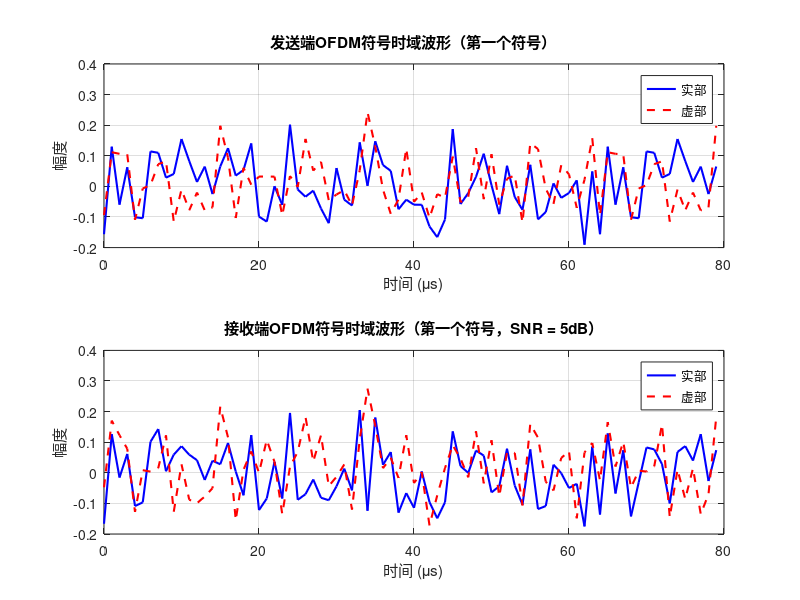
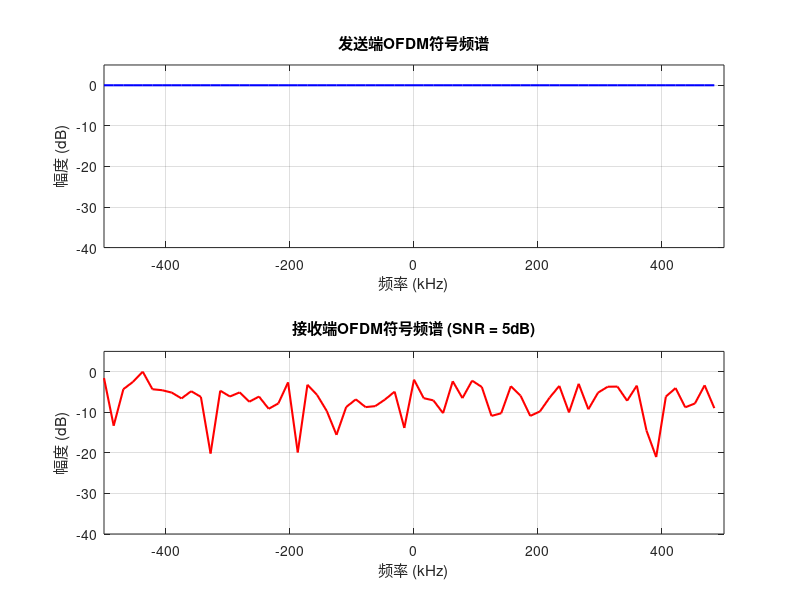
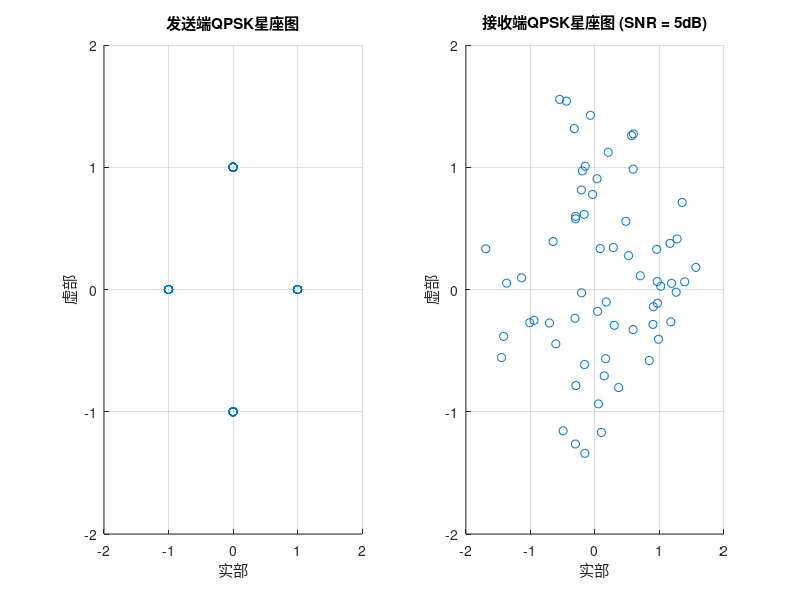

Here is the MATLAB script that generated these plots, in order:
%% Simple OFDM Communication System Simulation without Channel Coding and Interference
% 本示例实现了OFDM系统的基本仿真流程

clear; clc; close all;

%% 1. 参数设置
% 生成随机比特流
totalBits = 10000;  % 初始比特数（确保能被bps整除）
bps = 2;  % 每个符号所含比特数 (QPSK)
if mod(totalBits, bps) ~= 0
    totalBits = totalBits + (bps - mod(totalBits, bps));
end
bitStream = randi([0, 1], totalBits, 1);

%% 2. QPSK 星座映射
M = 4;  % QPSK
% 将比特流重塑为2比特一组
bitMatrix = reshape(bitStream, 2, [])';
% 将每组比特转换为十进制符号索引（0~3）
symbolIndices = bi2de(bitMatrix, 'left-msb');
% 星座映射（采用灰度编码）
modSymbols = pskmod(symbolIndices, M, 0, 'gray');

%% 3. OFDM 参数设置
Nfft = 64;       % FFT大小
Ncp = 16;        % 循环前缀长度
Fs = 1e6;        % 采样率设为1MHz，用于绘图
df = Fs/Nfft;    % 子载波间隔

% 填充，使得QPSK符号数能被Nfft整除
numSymbols = length(modSymbols);
remainder = mod(numSymbols, Nfft);
if remainder > 0
    paddingSymbols = Nfft - remainder;
    % 使用符号0的映射（对应比特00）进行填充
    modSymbols = [modSymbols; pskmod(0, M, 0, 'gray')*ones(paddingSymbols,1)];
    % 同时填充比特流（便于后续BER计算，仅比较原始比特数部分）
    bitStream = [bitStream; zeros(paddingSymbols * bps, 1)];
end

%% 4. OFDM 发射端
% 将调制后的符号分帧，每帧包含Nfft个符号
numOFDMSymbols = length(modSymbols) / Nfft;
ofdmSymbols_freq = reshape(modSymbols, Nfft, numOFDMSymbols);

% IFFT 生成时域OFDM符号
ofdmSymbols_time = ifft(ofdmSymbols_freq, Nfft, 1);

% 添加循环前缀：在每帧前添加最后Ncp个样本
ofdmSymbols_withCP = [ofdmSymbols_time(end-Ncp+1:end, :); ofdmSymbols_time];

% 序列化发送信号
txSignal = reshape(ofdmSymbols_withCP, [], 1);

%% 5. 通过AWGN信道
SNR = 5;  % 信噪比 (dB)
rxSignal = awgn(txSignal, SNR, 'measured');

%% 6. OFDM 接收端
% 将接收信号重新分帧，每帧长度为 (Nfft + Ncp)
receivedMatrix = reshape(rxSignal, Nfft+Ncp, []);

% 去除循环前缀
received_noCP = receivedMatrix(Ncp+1:end, :);

% FFT变换恢复频域符号
receivedFreq = fft(received_noCP, Nfft, 1);

% 将恢复的符号序列序列化
receivedSymbols = reshape(receivedFreq, [], 1);

%% 7. QPSK 星座解调
demodSymbols = pskdemod(receivedSymbols, M, 0, 'gray');

%% 8. 将解调符号转换回比特流
rxBitsMatrix = de2bi(demodSymbols, bps, 'left-msb');
rxBitStream = reshape(rxBitsMatrix.', [], 1);

% 对齐比特数：仅比较原始比特数部分
expectedBits = length(bitStream);
rxBitStream = rxBitStream(1:expectedBits);

%% 9. 计算误比特率 (BER)
numErrors = sum(bitStream ~= rxBitStream);
BER = numErrors / expectedBits;
fprintf('OFDM系统最终误比特率 (BER) = %f\n', BER);

%% 10. 绘制时域和频域波形图
% 为了更好地显示波形，只显示第一个OFDM符号
figure('Name', '时域波形');

% 时域波形 - 发送信号
subplot(2,1,1);
t = (0:length(ofdmSymbols_withCP(:,1))-1)/Fs * 1e6; % 转换为微秒
plot(t, real(ofdmSymbols_withCP(:,1)), 'b-', 'LineWidth', 1.5);
hold on;
plot(t, imag(ofdmSymbols_withCP(:,1)), 'r--', 'LineWidth', 1.5);
grid on;
title('发送端OFDM符号时域波形（第一个符号）');
xlabel('时间 (μs)');
ylabel('幅度');
legend('实部', '虚部');

% 时域波形 - 接收信号
subplot(2,1,2);
plot(t, real(receivedMatrix(:,1)), 'b-', 'LineWidth', 1.5);
hold on;
plot(t, imag(receivedMatrix(:,1)), 'r--', 'LineWidth', 1.5);
grid on;
title(['接收端OFDM符号时域波形（第一个符号，SNR = ' num2str(SNR) 'dB）']);
xlabel('时间 (μs)');
ylabel('幅度');
legend('实部', '虚部');

% 频域波形
figure('Name', 'OFDM频谱');

% 计算发送信号频谱
Tx_fft = fftshift(fft(ofdmSymbols_time(:,1), Nfft));
Tx_spectrum = 20*log10(abs(Tx_fft)/max(abs(Tx_fft)));  % 归一化为dB
f = (-Nfft/2:Nfft/2-1)*Fs/Nfft/1e3;  % 频率轴（kHz）

% 计算接收信号频谱
Rx_fft = fftshift(fft(received_noCP(:,1), Nfft));
Rx_spectrum = 20*log10(abs(Rx_fft)/max(abs(Rx_fft)));  % 归一化为dB

% 绘制发送信号频谱
subplot(2,1,1);
plot(f, Tx_spectrum, 'b-', 'LineWidth', 1.5);
grid on;
title('发送端OFDM符号频谱');
xlabel('频率 (kHz)');
ylabel('幅度 (dB)');
ylim([-40 5]);
xlim([-Fs/2e3 Fs/2e3]);

% 绘制接收信号频谱
subplot(2,1,2);
plot(f, Rx_spectrum, 'r-', 'LineWidth', 1.5);
grid on;
title(['接收端OFDM符号频谱 (SNR = ' num2str(SNR) 'dB)']);
xlabel('频率 (kHz)');
ylabel('幅度 (dB)');
ylim([-40 5]);
xlim([-Fs/2e3 Fs/2e3]);

% 绘制星座图
figure('Name', '星座图');
subplot(1,2,1);
scatter(real(modSymbols(1:Nfft)), imag(modSymbols(1:Nfft)), 'b.');
grid on;
title('发送端QPSK星座图');
xlabel('实部');
ylabel('虚部');
axis([-2 2 -2 2]);

subplot(1,2,2);
scatter(real(receivedSymbols(1:Nfft)), imag(receivedSymbols(1:Nfft)), 'r.');
grid on;
title(['接收端QPSK星座图 (SNR = ' num2str(SNR) 'dB)']);
xlabel('实部');
ylabel('虚部');
axis([-2 2 -2 2]); 
